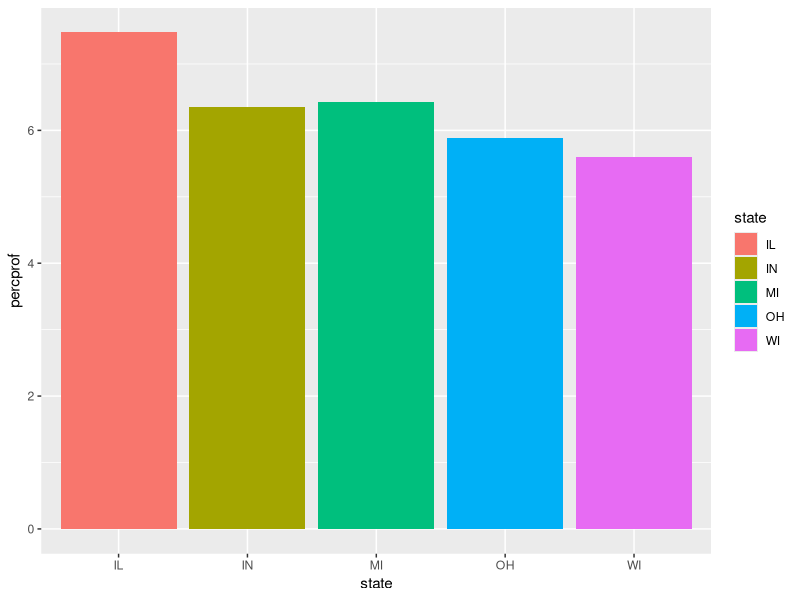
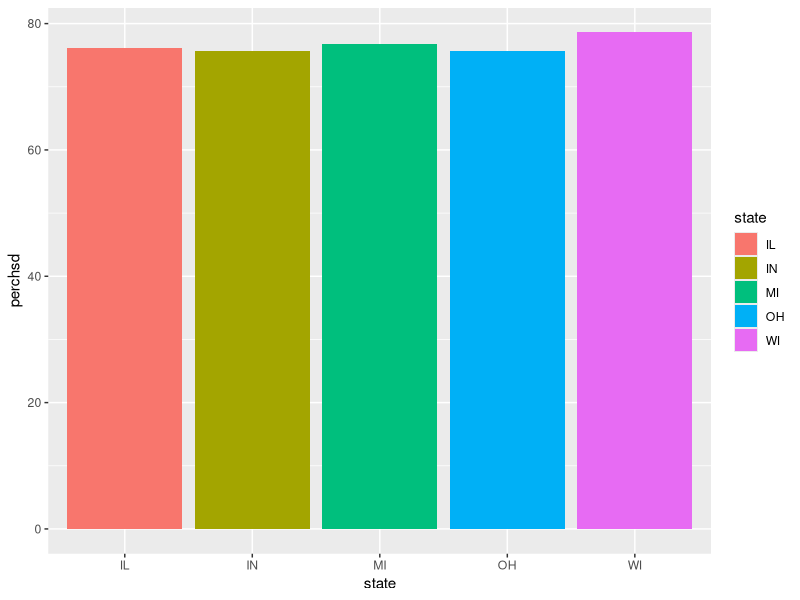
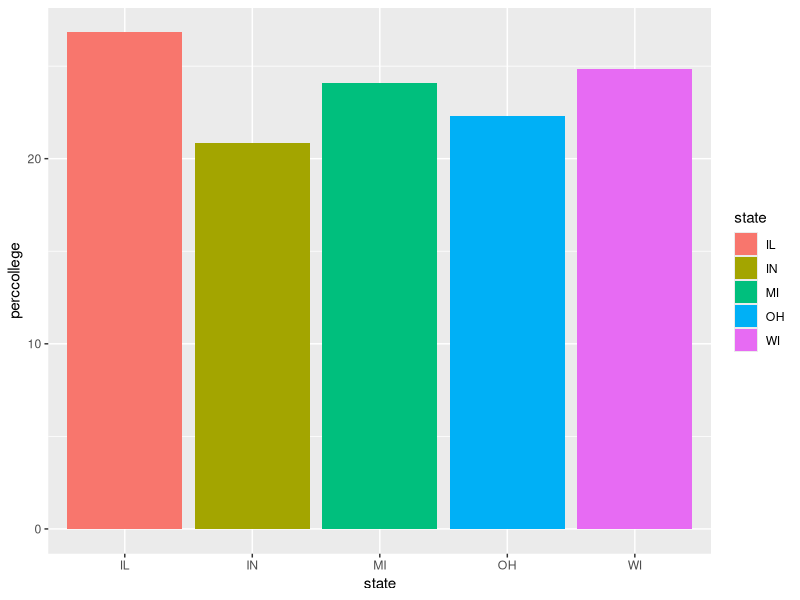
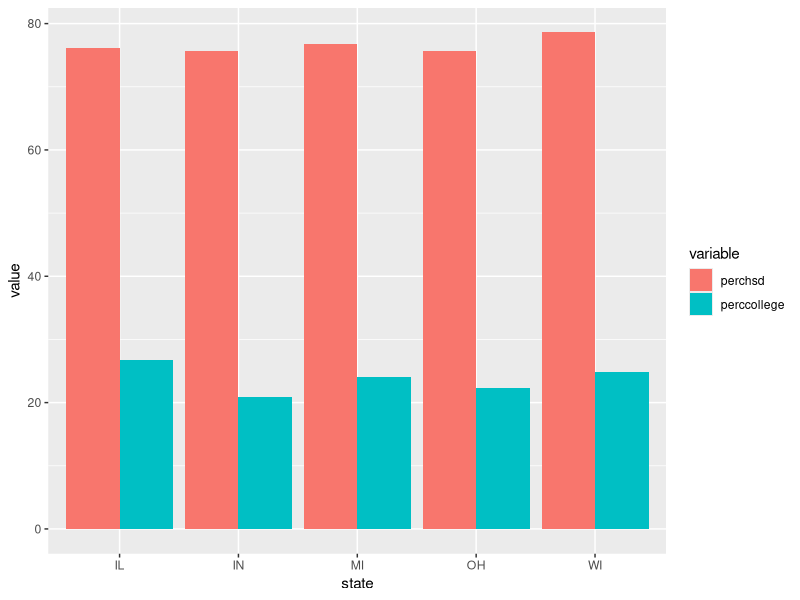
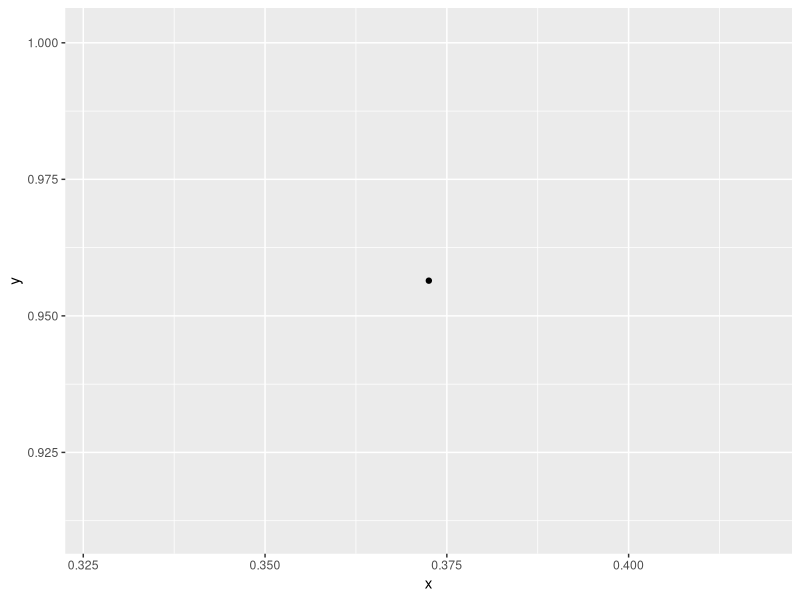
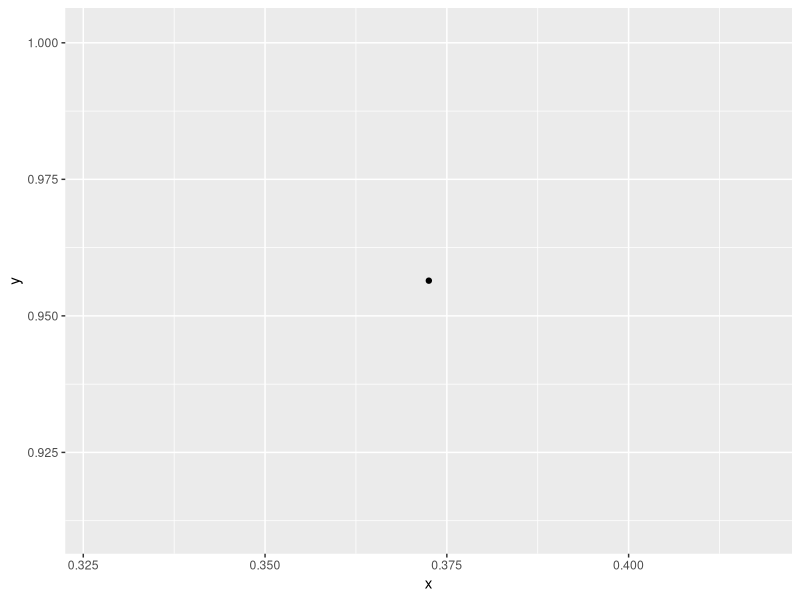
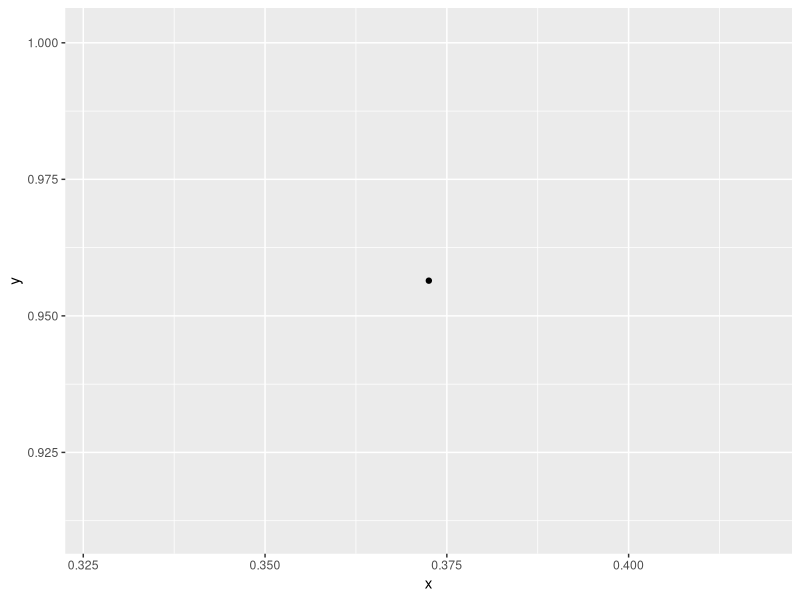
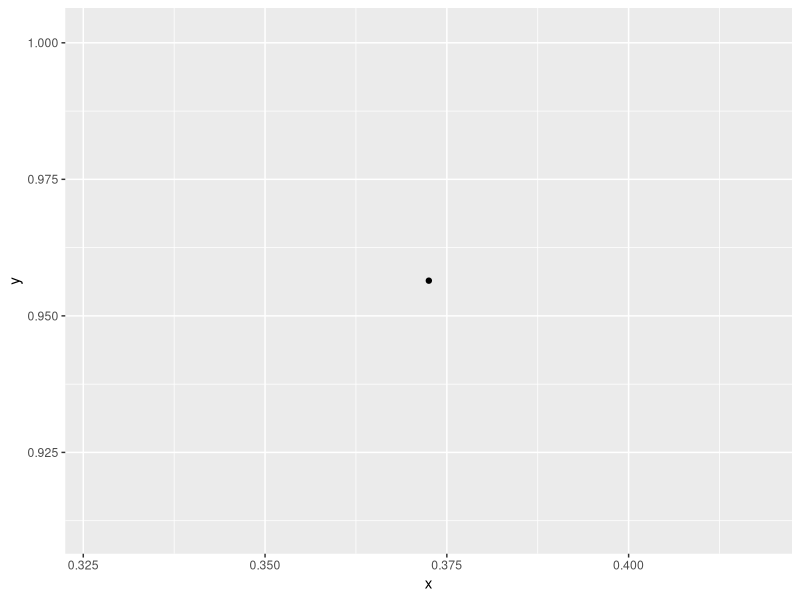

Reproduce these figures in R, in order. (Note: this script raises an error after producing the figures.)
install.packages("ggplot2")

#problem 1(Implemented with interpretation A)
library(ggplot2)
data(midwest)
midwest_data<-as.data.frame(midwest)
midwest_data$popprof<-with(midwest_data,percprof*popadults/100)
midwest_prof<-midwest_data[c("state", "popadults","percprof","popprof")]
midwest_prof_by_state<-aggregate(. ~ state, midwest_prof, sum)
#calculate the percentatge
midwest_prof_by_state$percprof<-with(midwest_prof_by_state,100*popprof/popadults )
#plot the percentage of professionals by state with bar chart
ggplot(data=midwest_prof_by_state, aes(x=state, y=percprof, fill=state)) +geom_bar(stat="identity")

#problem 2(Implemented with interpretation A)
library(reshape2)
midwest_data<-as.data.frame(midwest)
midwest_data$pophsd<-with(midwest_data,perchsd*popadults/100)
midwest_data$popcollege<-with(midwest_data,percollege*popadults/100)
midwest_hsd_college<-midwest_data[c("state", "popadults","pophsd","popcollege")]
midwest_hsd_college_by_state<-aggregate(. ~ state, midwest_hsd_college, sum)
midwest_hsd_college_by_state$perchsd<-with(midwest_hsd_college_by_state,100*pophsd/popadults )
midwest_hsd_college_by_state$perccollege<-with(midwest_hsd_college_by_state,100*popcollege/popadults )
midwest_hsd_college_by_state<-midwest_hsd_college_by_state[c("state", "perchsd","perccollege")]
df <- melt(midwest_hsd_college_by_state, id.vars='state')
#plot the percentage of high school degree by state with barchart
ggplot(data=midwest_hsd_college_by_state, aes(x=state, y=perchsd, fill=state)) +geom_bar(stat="identity")
#plot the percentage of college degree by state with barchart
ggplot(data=midwest_hsd_college_by_state, aes(x=state, y=perccollege, fill=state)) +geom_bar(stat="identity")
#plot the percentage of high school and percentage of college at same time
ggplot(data=df, aes(x=state, y=value, fill=variable)) +geom_bar(stat="identity", position=position_dodge())

#problem 4(Implemented with interpretation A)
N<-4000
n<-c()
pdf<-c()
jpeg<-c()
png<-c()
eps<-c()
for(i in c(1:N)){
x<-runif(i,0,1)
y<-runif(i,0,1)
runif_df<- data.frame(x,y)
n[i]<-i
p <- ggplot(runif_df, aes(x, y))
p + geom_point()
#save file and read file size
ggsave("length-hist.pdf", plot = last_plot(), device = "pdf")
pdf[i]<-file.size("length-hist.pdf")
ggsave("length-hist.jpeg", plot = last_plot(), device ="jpeg")
jpeg[i]<-file.size("length-hist.jpeg")
ggsave("length-hist.png", plot = last_plot(), device ="png")
png[i]<-file.size("length-hist.png")
ggsave("length-hist.eps", plot = last_plot(), device = "eps")
eps[i]<-file.size("length-hist.eps")
}
size_df<-data.frame(n,pdf,png,eps,jpeg)
size_df_melt<- melt(size_df, id.vars="n", value.name="value", variable.name="Year")
ggplot(size_df, aes(x = n)) + 
  geom_line(aes(y = pdf), colour="blue") + 
  geom_line(aes(y = png), colour = "grey") + 
  geom_line(aes(y = eps), colour="red") + 
  geom_line(aes(y = jpeg), colour = "yellow") + 
  ylab(label="file size") + 
  xlab("N")



#problem 5
library(ggplot2)
data(diamonds)
diamonds_data<-as.data.frame(diamonds)
ggplot(diamonds_data, aes(color))+geom_bar()
qplot(price, data=diamonds_data, geom="histogram", binwidth=40)
qplot(carat, data=diamonds_data, geom="histogram", binwidth=0.02)
#plot the three way relationship between carat, color and price
ggplot(data=diamonds_data, aes(x=carat, y=price, group=color, colour=color)) +geom_line() +geom_point()
#plot the relationshio between color and price
ggplot(diamonds_data, aes(x=color, y=price)) + stat_summary(fun.y="mean", geom="bar")
#plot the relationshio between carat and price
ggplot(diamonds_data, aes(x=carat, y=price)) + stat_summary(fun.y="mean", geom="bar")
#plot the relationshio between carat and color
ggplot(diamonds_data, aes(x=color, y=carat)) + stat_summary(fun.y="mean", geom="bar")




